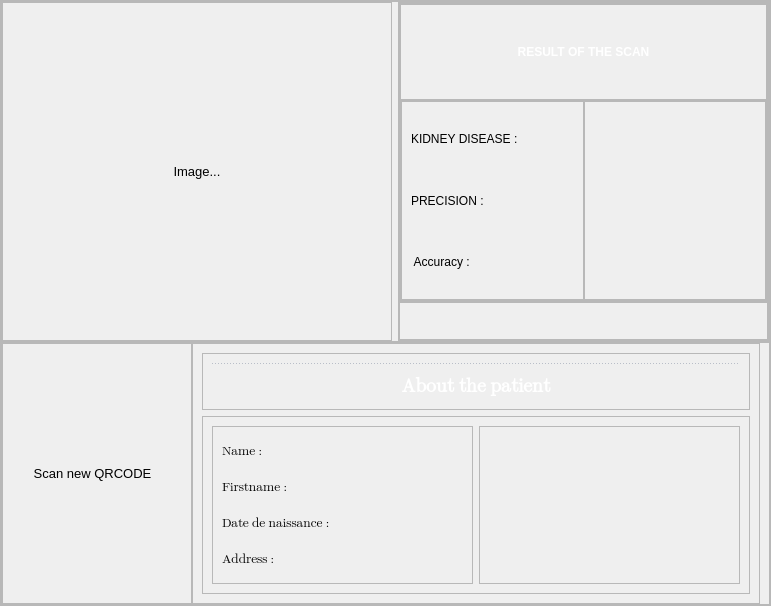
         <widget class="QWidget" name="page_10">
          <layout class="QGridLayout" name="gridLayout">
           <property name="leftMargin">
            <number>0</number>
           </property>
           <property name="topMargin">
            <number>0</number>
           </property>
           <property name="rightMargin">
            <number>0</number>
           </property>
           <property name="bottomMargin">
            <number>0</number>
           </property>
           <property name="spacing">
            <number>0</number>
           </property>
           <item row="0" column="0">
            <widget class="QFrame" name="frame_33">
             <property name="sizePolicy">
              <sizepolicy hsizetype="Expanding" vsizetype="Expanding">
               <horstretch>0</horstretch>
               <verstretch>0</verstretch>
              </sizepolicy>
             </property>
             <property name="minimumSize">
              <size>
               <width>771</width>
               <height>459</height>
              </size>
             </property>
             <property name="frameShape">
              <enum>QFrame::StyledPanel</enum>
             </property>
             <property name="frameShadow">
              <enum>QFrame::Raised</enum>
             </property>
             <layout class="QVBoxLayout" name="verticalLayout_31">
              <property name="spacing">
               <number>0</number>
              </property>
              <property name="leftMargin">
               <number>0</number>
              </property>
              <property name="topMargin">
               <number>0</number>
              </property>
              <property name="rightMargin">
               <number>0</number>
              </property>
              <property name="bottomMargin">
               <number>0</number>
              </property>
              <item>
               <widget class="QFrame" name="frame_34">
                <property name="minimumSize">
                 <size>
                  <width>630</width>
                  <height>341</height>
                 </size>
                </property>
                <property name="frameShape">
                 <enum>QFrame::StyledPanel</enum>
                </property>
                <property name="frameShadow">
                 <enum>QFrame::Raised</enum>
                </property>
                <layout class="QHBoxLayout" name="horizontalLayout_24">
                 <property name="leftMargin">
                  <number>0</number>
                 </property>
                 <property name="topMargin">
                  <number>0</number>
                 </property>
                 <property name="rightMargin">
                  <number>0</number>
                 </property>
                 <property name="bottomMargin">
                  <number>0</number>
                 </property>
                 <item>
                  <widget class="QFrame" name="qr_scan_frame">
                   <property name="sizePolicy">
                    <sizepolicy hsizetype="Preferred" vsizetype="Preferred">
                     <horstretch>0</horstretch>
                     <verstretch>0</verstretch>
                    </sizepolicy>
                   </property>
                   <property name="minimumSize">
                    <size>
                     <width>390</width>
                     <height>330</height>
                    </size>
                   </property>
                   <property name="frameShape">
                    <enum>QFrame::StyledPanel</enum>
                   </property>
                   <property name="frameShadow">
                    <enum>QFrame::Raised</enum>
                   </property>
                   <layout class="QHBoxLayout" name="horizontalLayout_25">
                    <item>
                     <widget class="QLabel" name="qr_scan_label">
                      <property name="sizePolicy">
                       <sizepolicy hsizetype="Expanding" vsizetype="Expanding">
                        <horstretch>0</horstretch>
                        <verstretch>0</verstretch>
                       </sizepolicy>
                      </property>
                      <property name="font">
                       <font>
                        <pointsize>10</pointsize>
                       </font>
                      </property>
                      <property name="text">
                       <string>Image...</string>
                      </property>
                      <property name="scaledContents">
                       <bool>true</bool>
                      </property>
                      <property name="alignment">
                       <set>Qt::AlignCenter</set>
                      </property>
                     </widget>
                    </item>
                   </layout>
                  </widget>
                 </item>
                 <item>
                  <widget class="QFrame" name="frame_35">
                   <property name="sizePolicy">
                    <sizepolicy hsizetype="Expanding" vsizetype="Expanding">
                     <horstretch>0</horstretch>
                     <verstretch>0</verstretch>
                    </sizepolicy>
                   </property>
                   <property name="minimumSize">
                    <size>
                     <width>240</width>
                     <height>330</height>
                    </size>
                   </property>
                   <property name="styleSheet">
                    <string notr="true"/>
                   </property>
                   <property name="frameShape">
                    <enum>QFrame::StyledPanel</enum>
                   </property>
                   <property name="frameShadow">
                    <enum>QFrame::Raised</enum>
                   </property>
                   <layout class="QVBoxLayout" name="verticalLayout_32">
                    <property name="spacing">
                     <number>0</number>
                    </property>
                    <property name="leftMargin">
                     <number>0</number>
                    </property>
                    <property name="topMargin">
                     <number>0</number>
                    </property>
                    <property name="rightMargin">
                     <number>0</number>
                    </property>
                    <property name="bottomMargin">
                     <number>0</number>
                    </property>
                    <item>
                     <widget class="QFrame" name="frame_36">
                      <property name="sizePolicy">
                       <sizepolicy hsizetype="Expanding" vsizetype="Expanding">
                        <horstretch>0</horstretch>
                        <verstretch>0</verstretch>
                       </sizepolicy>
                      </property>
                      <property name="minimumSize">
                       <size>
                        <width>220</width>
                        <height>260</height>
                       </size>
                      </property>
                      <property name="styleSheet">
                       <string notr="true"/>
                      </property>
                      <property name="frameShape">
                       <enum>QFrame::StyledPanel</enum>
                      </property>
                      <property name="frameShadow">
                       <enum>QFrame::Raised</enum>
                      </property>
                      <layout class="QVBoxLayout" name="verticalLayout_33">
                       <property name="spacing">
                        <number>0</number>
                       </property>
                       <property name="leftMargin">
                        <number>0</number>
                       </property>
                       <property name="topMargin">
                        <number>0</number>
                       </property>
                       <property name="rightMargin">
                        <number>0</number>
                       </property>
                       <property name="bottomMargin">
                        <number>0</number>
                       </property>
                       <item>
                        <widget class="QFrame" name="frame_37">
                         <property name="minimumSize">
                          <size>
                           <width>301</width>
                           <height>0</height>
                          </size>
                         </property>
                         <property name="frameShape">
                          <enum>QFrame::StyledPanel</enum>
                         </property>
                         <property name="frameShadow">
                          <enum>QFrame::Raised</enum>
                         </property>
                         <layout class="QHBoxLayout" name="horizontalLayout_26">
                          <item>
                           <widget class="QPushButton" name="pushButton">
                            <property name="font">
                             <font>
                              <weight>75</weight>
                              <bold>true</bold>
                             </font>
                            </property>
                            <property name="styleSheet">
                             <string notr="true">color : white;
font-weight : bold;</string>
                            </property>
                            <property name="text">
                             <string>RESULT OF THE SCAN</string>
                            </property>
                            <property name="icon">
                             <iconset resource="resource.qrc">
                              <normaloff>:/icons/icons/test_results_32px.png</normaloff>:/icons/icons/test_results_32px.png</iconset>
                            </property>
                            <property name="iconSize">
                             <size>
                              <width>30</width>
                              <height>30</height>
                             </size>
                            </property>
                            <property name="flat">
                             <bool>true</bool>
                            </property>
                           </widget>
                          </item>
                         </layout>
                        </widget>
                       </item>
                       <item>
                        <widget class="QFrame" name="frame_38">
                         <property name="minimumSize">
                          <size>
                           <width>311</width>
                           <height>201</height>
                          </size>
                         </property>
                         <property name="frameShape">
                          <enum>QFrame::StyledPanel</enum>
                         </property>
                         <property name="frameShadow">
                          <enum>QFrame::Raised</enum>
                         </property>
                         <layout class="QHBoxLayout" name="horizontalLayout_27">
                          <property name="spacing">
                           <number>0</number>
                          </property>
                          <property name="leftMargin">
                           <number>0</number>
                          </property>
                          <property name="topMargin">
                           <number>0</number>
                          </property>
                          <property name="rightMargin">
                           <number>0</number>
                          </property>
                          <property name="bottomMargin">
                           <number>0</number>
                          </property>
                          <item>
                           <widget class="QFrame" name="frame_39">
                            <property name="frameShape">
                             <enum>QFrame::StyledPanel</enum>
                            </property>
                            <property name="frameShadow">
                             <enum>QFrame::Raised</enum>
                            </property>
                            <layout class="QVBoxLayout" name="verticalLayout_34">
                             <item>
                              <widget class="QLabel" name="label_18">
                               <property name="font">
                                <font>
                                 <pointsize>9</pointsize>
                                 <weight>50</weight>
                                 <bold>false</bold>
                                </font>
                               </property>
                               <property name="text">
                                <string>KIDNEY DISEASE :</string>
                               </property>
                              </widget>
                             </item>
                             <item>
                              <widget class="QLabel" name="label_19">
                               <property name="font">
                                <font>
                                 <pointsize>9</pointsize>
                                 <weight>50</weight>
                                 <bold>false</bold>
                                </font>
                               </property>
                               <property name="text">
                                <string>PRECISION :</string>
                               </property>
                              </widget>
                             </item>
                             <item>
                              <widget class="QLabel" name="label_20">
                               <property name="font">
                                <font>
                                 <pointsize>9</pointsize>
                                 <weight>50</weight>
                                 <bold>false</bold>
                                </font>
                               </property>
                               <property name="text">
                                <string> Accuracy :</string>
                               </property>
                              </widget>
                             </item>
                            </layout>
                           </widget>
                          </item>
                          <item>
                           <widget class="QFrame" name="frame_40">
                            <property name="frameShape">
                             <enum>QFrame::StyledPanel</enum>
                            </property>
                            <property name="frameShadow">
                             <enum>QFrame::Raised</enum>
                            </property>
                            <layout class="QVBoxLayout" name="verticalLayout_35">
                             <item>
                              <widget class="QLabel" name="qr_result_kidney_disease_label">
                               <property name="font">
                                <font>
                                 <pointsize>11</pointsize>
                                 <weight>75</weight>
                                 <bold>true</bold>
                                </font>
                               </property>
                               <property name="text">
                                <string/>
                               </property>
                              </widget>
                             </item>
                             <item>
                              <widget class="QLabel" name="qr_result_precision_label">
                               <property name="font">
                                <font>
                                 <pointsize>11</pointsize>
                                 <weight>75</weight>
                                 <bold>true</bold>
                                </font>
                               </property>
                               <property name="text">
                                <string/>
                               </property>
                              </widget>
                             </item>
                             <item>
                              <widget class="QLabel" name="qr_result_accuracy_label">
                               <property name="font">
                                <font>
                                 <pointsize>11</pointsize>
                                 <weight>75</weight>
                                 <bold>true</bold>
                                </font>
                               </property>
                               <property name="text">
                                <string/>
                               </property>
                              </widget>
                             </item>
                            </layout>
                           </widget>
                          </item>
                         </layout>
                        </widget>
                       </item>
                      </layout>
                     </widget>
                    </item>
                    <item>
                     <widget class="QFrame" name="frame_41">
                      <property name="minimumSize">
                       <size>
                        <width>220</width>
                        <height>38</height>
                       </size>
                      </property>
                      <property name="frameShape">
                       <enum>QFrame::StyledPanel</enum>
                      </property>
                      <property name="frameShadow">
                       <enum>QFrame::Raised</enum>
                      </property>
                      <layout class="QHBoxLayout" name="horizontalLayout_28">
                       <property name="spacing">
                        <number>0</number>
                       </property>
                       <property name="leftMargin">
                        <number>0</number>
                       </property>
                       <property name="topMargin">
                        <number>0</number>
                       </property>
                       <property name="rightMargin">
                        <number>0</number>
                       </property>
                       <property name="bottomMargin">
                        <number>0</number>
                       </property>
                      </layout>
                     </widget>
                    </item>
                   </layout>
                  </widget>
                 </item>
                </layout>
               </widget>
              </item>
              <item>
               <widget class="QFrame" name="frame_42">
                <property name="sizePolicy">
                 <sizepolicy hsizetype="Expanding" vsizetype="Expanding">
                  <horstretch>0</horstretch>
                  <verstretch>0</verstretch>
                 </sizepolicy>
                </property>
                <property name="minimumSize">
                 <size>
                  <width>641</width>
                  <height>240</height>
                 </size>
                </property>
                <property name="frameShape">
                 <enum>QFrame::StyledPanel</enum>
                </property>
                <property name="frameShadow">
                 <enum>QFrame::Raised</enum>
                </property>
                <layout class="QHBoxLayout" name="horizontalLayout_29">
                 <property name="spacing">
                  <number>0</number>
                 </property>
                 <property name="leftMargin">
                  <number>0</number>
                 </property>
                 <property name="topMargin">
                  <number>0</number>
                 </property>
                 <property name="bottomMargin">
                  <number>0</number>
                 </property>
                 <item>
                  <widget class="QFrame" name="frame_43">
                   <property name="sizePolicy">
                    <sizepolicy hsizetype="Expanding" vsizetype="Expanding">
                     <horstretch>0</horstretch>
                     <verstretch>0</verstretch>
                    </sizepolicy>
                   </property>
                   <property name="frameShape">
                    <enum>QFrame::StyledPanel</enum>
                   </property>
                   <property name="frameShadow">
                    <enum>QFrame::Raised</enum>
                   </property>
                   <layout class="QHBoxLayout" name="horizontalLayout_30">
                    <property name="spacing">
                     <number>0</number>
                    </property>
                    <property name="leftMargin">
                     <number>0</number>
                    </property>
                    <property name="topMargin">
                     <number>0</number>
                    </property>
                    <property name="bottomMargin">
                     <number>0</number>
                    </property>
                    <item>
                     <widget class="QPushButton" name="qr_retour_to_scan_btn">
                      <property name="minimumSize">
                       <size>
                        <width>0</width>
                        <height>35</height>
                       </size>
                      </property>
                      <property name="font">
                       <font>
                        <pointsize>10</pointsize>
                        <weight>50</weight>
                        <bold>false</bold>
                       </font>
                      </property>
                      <property name="cursor">
                       <cursorShape>PointingHandCursor</cursorShape>
                      </property>
                      <property name="styleSheet">
                       <string notr="true"/>
                      </property>
                      <property name="text">
                       <string>Scan new QRCODE</string>
                      </property>
                      <property name="icon">
                       <iconset resource="resource.qrc">
                        <normaloff>:/icons/icons/qr_code_40px.png</normaloff>:/icons/icons/qr_code_40px.png</iconset>
                      </property>
                      <property name="iconSize">
                       <size>
                        <width>24</width>
                        <height>24</height>
                       </size>
                      </property>
                      <property name="flat">
                       <bool>true</bool>
                      </property>
                     </widget>
                    </item>
                   </layout>
                  </widget>
                 </item>
                 <item>
                  <widget class="QFrame" name="frame_44">
                   <property name="sizePolicy">
                    <sizepolicy hsizetype="Expanding" vsizetype="Expanding">
                     <horstretch>0</horstretch>
                     <verstretch>0</verstretch>
                    </sizepolicy>
                   </property>
                   <property name="frameShape">
                    <enum>QFrame::StyledPanel</enum>
                   </property>
                   <property name="frameShadow">
                    <enum>QFrame::Raised</enum>
                   </property>
                   <layout class="QVBoxLayout" name="verticalLayout_37">
                    <item>
                     <widget class="QFrame" name="frame_48">
                      <property name="frameShape">
                       <enum>QFrame::StyledPanel</enum>
                      </property>
                      <property name="frameShadow">
                       <enum>QFrame::Raised</enum>
                      </property>
                      <layout class="QHBoxLayout" name="horizontalLayout_32">
                       <item>
                        <widget class="QPushButton" name="qr_about_patient">
                         <property name="minimumSize">
                          <size>
                           <width>0</width>
                           <height>35</height>
                          </size>
                         </property>
                         <property name="font">
                          <font>
                           <family>Segoe UI Emoji</family>
                           <pointsize>14</pointsize>
                           <weight>75</weight>
                           <bold>true</bold>
                          </font>
                         </property>
                         <property name="styleSheet">
                          <string notr="true">color : white;
border-top: 1px dashed #838ea2;
padding-top : 10px;</string>
                         </property>
                         <property name="text">
                          <string>About the patient</string>
                         </property>
                         <property name="icon">
                          <iconset resource="resource.qrc">
                           <normaloff>:/icons/icons/more_info_24px.png</normaloff>:/icons/icons/more_info_24px.png</iconset>
                         </property>
                         <property name="iconSize">
                          <size>
                           <width>30</width>
                           <height>30</height>
                          </size>
                         </property>
                         <property name="flat">
                          <bool>true</bool>
                         </property>
                        </widget>
                       </item>
                      </layout>
                     </widget>
                    </item>
                    <item>
                     <widget class="QFrame" name="frame_46">
                      <property name="frameShape">
                       <enum>QFrame::StyledPanel</enum>
                      </property>
                      <property name="frameShadow">
                       <enum>QFrame::Raised</enum>
                      </property>
                      <layout class="QHBoxLayout" name="horizontalLayout_31">
                       <item>
                        <widget class="QFrame" name="frame_45">
                         <property name="minimumSize">
                          <size>
                           <width>261</width>
                           <height>150</height>
                          </size>
                         </property>
                         <property name="frameShape">
                          <enum>QFrame::StyledPanel</enum>
                         </property>
                         <property name="frameShadow">
                          <enum>QFrame::Raised</enum>
                         </property>
                         <layout class="QVBoxLayout" name="verticalLayout_36">
                          <item>
                           <widget class="QLabel" name="label">
                            <property name="font">
                             <font>
                              <family>Segoe UI Emoji</family>
                              <pointsize>10</pointsize>
                             </font>
                            </property>
                            <property name="text">
                             <string>Name :</string>
                            </property>
                           </widget>
                          </item>
                          <item>
                           <widget class="QLabel" name="label_3">
                            <property name="font">
                             <font>
                              <family>Segoe UI Emoji</family>
                              <pointsize>10</pointsize>
                             </font>
                            </property>
                            <property name="text">
                             <string>Firstname :</string>
                            </property>
                           </widget>
                          </item>
                          <item>
                           <widget class="QLabel" name="label_6">
                            <property name="font">
                             <font>
                              <family>Segoe UI Emoji</family>
                              <pointsize>10</pointsize>
                             </font>
                            </property>
                            <property name="text">
                             <string>Date de naissance :</string>
                            </property>
                           </widget>
                          </item>
                          <item>
                           <widget class="QLabel" name="label_7">
                            <property name="font">
                             <font>
                              <family>Segoe UI Emoji</family>
                              <pointsize>10</pointsize>
                             </font>
                            </property>
                            <property name="text">
                             <string>Address : </string>
                            </property>
                           </widget>
                          </item>
                         </layout>
                        </widget>
                       </item>
                       <item>
                        <widget class="QFrame" name="frame_47">
                         <property name="sizePolicy">
                          <sizepolicy hsizetype="Expanding" vsizetype="Expanding">
                           <horstretch>0</horstretch>
                           <verstretch>0</verstretch>
                          </sizepolicy>
                         </property>
                         <property name="minimumSize">
                          <size>
                           <width>261</width>
                           <height>150</height>
                          </size>
                         </property>
                         <property name="frameShape">
                          <enum>QFrame::StyledPanel</enum>
                         </property>
                         <property name="frameShadow">
                          <enum>QFrame::Raised</enum>
                         </property>
                         <layout class="QVBoxLayout" name="verticalLayout_38">
                          <item>
                           <widget class="QLabel" name="qr_name_label">
                            <property name="minimumSize">
                             <size>
                              <width>0</width>
                              <height>30</height>
                             </size>
                            </property>
                            <property name="font">
                             <font>
                              <pointsize>11</pointsize>
                              <weight>75</weight>
                              <bold>true</bold>
                             </font>
                            </property>
                            <property name="styleSheet">
                             <string notr="true"/>
                            </property>
                            <property name="text">
                             <string/>
                            </property>
                           </widget>
                          </item>
                          <item>
                           <widget class="QLabel" name="qr_firstname_label">
                            <property name="minimumSize">
                             <size>
                              <width>0</width>
                              <height>30</height>
                             </size>
                            </property>
                            <property name="font">
                             <font>
                              <pointsize>11</pointsize>
                              <weight>75</weight>
                              <bold>true</bold>
                             </font>
                            </property>
                            <property name="styleSheet">
                             <string notr="true"/>
                            </property>
                            <property name="text">
                             <string/>
                            </property>
                           </widget>
                          </item>
                          <item>
                           <widget class="QLabel" name="qr_date_naissance_label">
                            <property name="minimumSize">
                             <size>
                              <width>0</width>
                              <height>30</height>
                             </size>
                            </property>
                            <property name="font">
                             <font>
                              <pointsize>11</pointsize>
                              <weight>75</weight>
                              <bold>true</bold>
                             </font>
                            </property>
                            <property name="styleSheet">
                             <string notr="true"/>
                            </property>
                            <property name="text">
                             <string/>
                            </property>
                           </widget>
                          </item>
                          <item>
                           <widget class="QLabel" name="qr_address_label">
                            <property name="minimumSize">
                             <size>
                              <width>0</width>
                              <height>30</height>
                             </size>
                            </property>
                            <property name="font">
                             <font>
                              <pointsize>11</pointsize>
                              <weight>75</weight>
                              <bold>true</bold>
                             </font>
                            </property>
                            <property name="styleSheet">
                             <string notr="true"/>
                            </property>
                            <property name="text">
                             <string/>
                            </property>
                           </widget>
                          </item>
                         </layout>
                        </widget>
                       </item>
                      </layout>
                     </widget>
                    </item>
                   </layout>
                  </widget>
                 </item>
                </layout>
               </widget>
              </item>
             </layout>
            </widget>
           </item>
          </layout>
         </widget>
